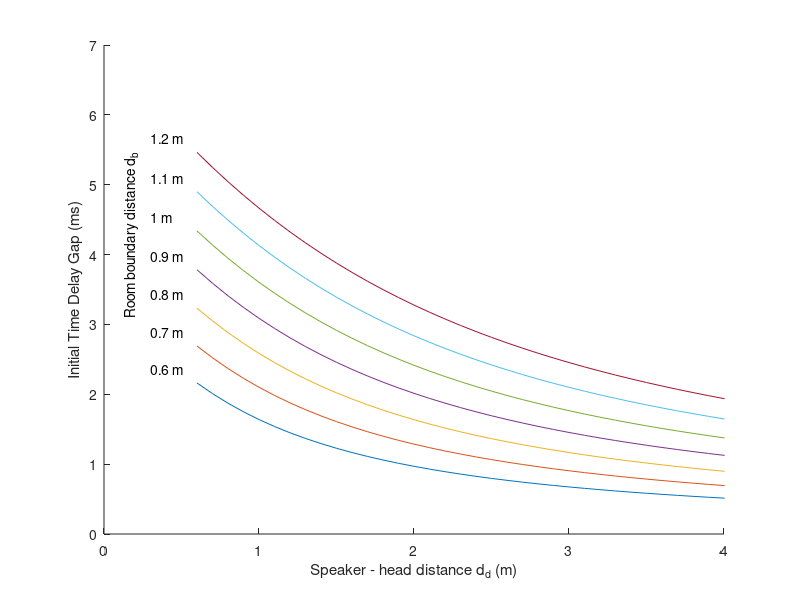

Recreate this plot in MATLAB. (Note: this script raises an error after producing the figure.)
clear
close all


% dir_dist = 0.3:0.1:10;
% rb_dist = 0.95; % reflective boundary min distance from the speaker - head axis
% ref_dist = 2 * sqrt((dir_dist/2).^2 + rb_dist^2);
% itdg = (ref_dist - dir_dist) * 2.9; % in ms
% itdg_fs = ceil(itdg .* (48000 / 1000));
% 
% plot(dir_dist,itdg_fs)
% ylabel('Initial Time Delay Gap (samples@48kHz)')
% xlabel('speaker - head distance (m)')

% how far is the closest boundary? 
% Standard ceiling height: 240 cm
% Tall peron height: 180 cm
% let's assume 0.6 m


figure
hold on

rb_dist = 0.6:0.1:1.2; % reflective boundary min distance from the speaker - head axis
direct_dist = 0.6:0.1:10; % speaker - head distance vector

c = 343;

for i = 1:length(rb_dist)
   for j = 1:length(direct_dist)
      ref_dist = 2 * sqrt((direct_dist(j)/2)^2 + rb_dist(i)^2);
      itdg(i,j) = (ref_dist - direct_dist(j)) * (1000/c); % in ms
   end
end

for i = 1:length(rb_dist)
    plot(direct_dist,itdg(i,:))
    text(0.3,itdg(i,1)+0.2,[num2str(rb_dist(i)) ' m'])
%     x = [0.2/10  (itdg(i,1)+0.2)/7];
%     y = [1.2/10 (itdg(i,1)+1.2)/7];
%     annotation('textarrow',x,y,'String',[num2str(rb_dist(i)) ' m'])
end

xlim([0 4])
ylim([0 7])
ylabel('Initial Time Delay Gap (ms)')
xlabel('Speaker - head distance d_d (m)')

text(0.17,3.1,'Room boundary distance d_b','rotation',90)

ff_limit = 1.5;
xline(ff_limit,'--k')
text(ff_limit+0.2,5,'Far field boundary','rotation',90)

win_length = (140/48000) * 1000;
yline(win_length,'--k')
text(2.8,win_length+0.3,'Time window length')

% save figure
figlen = 4;
width = 4*figlen;
height = 3*figlen;
set(gcf,'Units','centimeters','PaperPosition',[0 0 width height],'PaperSize',[width height]);
saveas(gcf,'itdg_calc.pdf')




